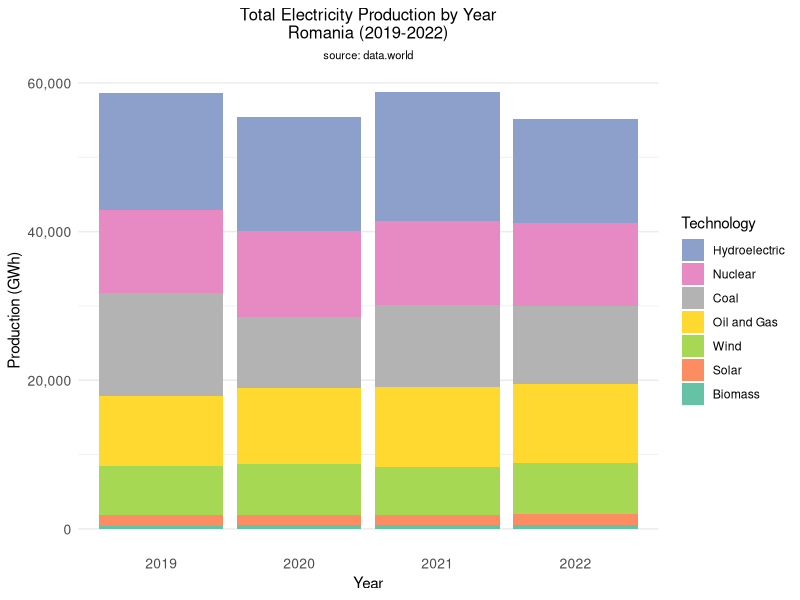
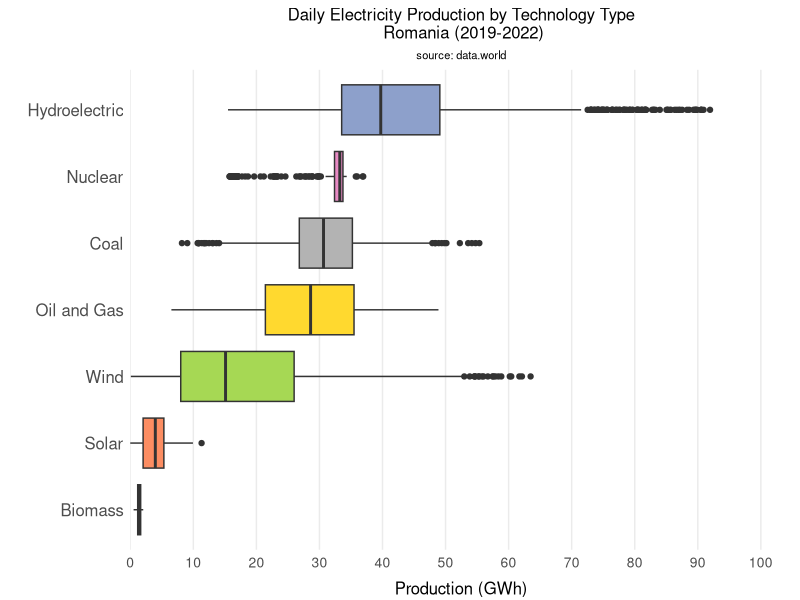
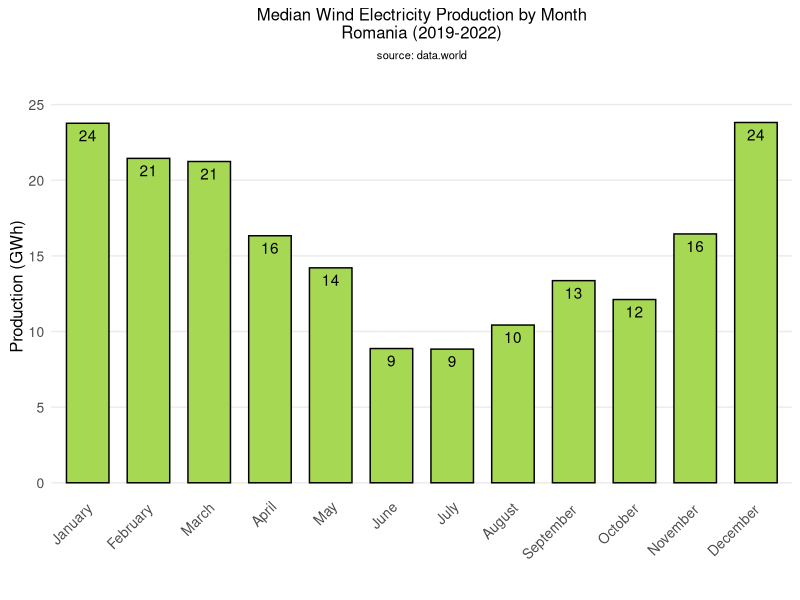
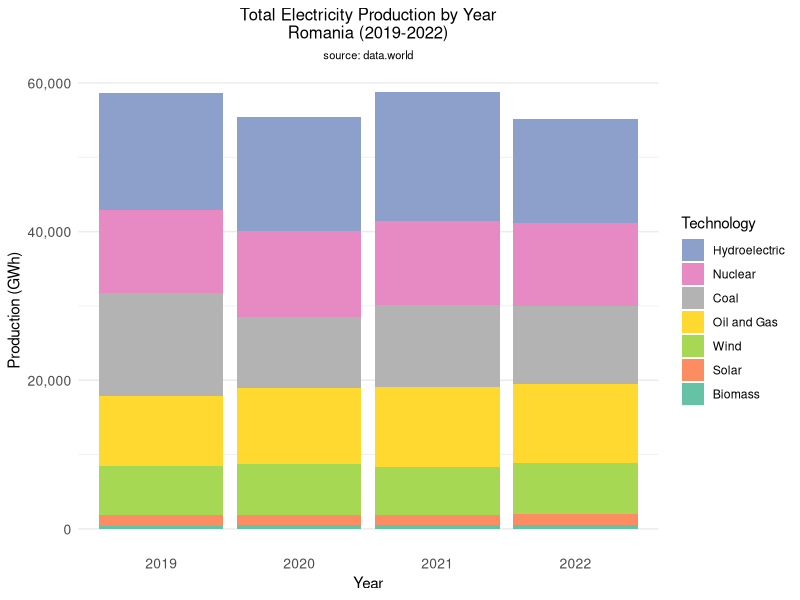
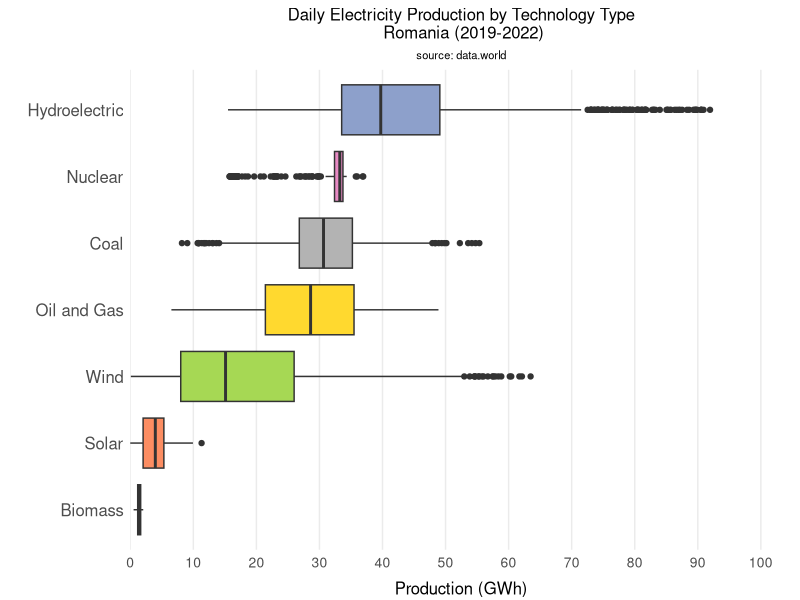
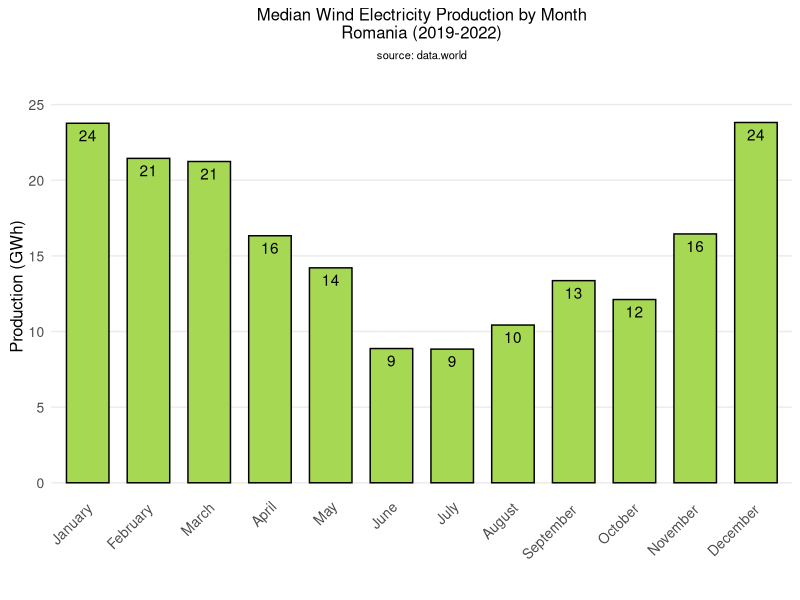

The R source for these figures, in order:
## ---- chunk 1
#initial setup & files
library(RColorBrewer)
library(plyr)
library(reshape2)
library(tidyverse)

setwd("/Users/home/Downloads/5. Github Public Repos/Daily-Electricity-in-Romania--2019-2023--EDA")

romaniaElectricity <- read.csv("datasets/daily_electricity_data.csv")
romaniaElectricity <- romaniaElectricity %>%
  mutate(DateTime = as.Date(DateTime)) %>%
  filter(DateTime < "2023-01-01") #keeping the data exactly for 4 years (2019-2022)
## ---- chunk 2
#Total Production by Year

productionByYear <- romaniaElectricity %>%
  mutate(Year = format(DateTime, "%Y")) %>%
  group_by(Year) %>%
  mutate(Consumption = sum(Consumption),
    Production = sum(Production),
    Nuclear = sum(Nuclear),
    Wind = sum(Wind),
    Hydroelectric = sum(Hydroelectric),
    "Oil and Gas" = sum(Oil.and.Gas),
    Coal = sum(Coal),
    Solar = sum(Solar),
    Biomass = sum(Biomass)) %>%
  mutate_if(is.numeric, function(x){x / 1000}) %>%
  select(-DateTime, -Consumption, -Oil.and.Gas) %>%
  summarise_all(mean)

productionByYear <- melt(productionByYear, 
                         id.vars = c("Year", "Production"),
                         variable.name = "Technology",
                         value.name = "Technology_Production") %>%
  arrange(Year)

ggplot(productionByYear, aes(x = Year, y = Technology_Production,
                             fill = fct_reorder(Technology, Technology_Production, 
                                                .desc = TRUE))) + 
  geom_bar(stat = "identity") +
  scale_y_continuous(labels = scales::comma) +
  labs(x = "Year",
       y = "Production (GWh)",
       title = "Total Electricity Production by Year\nRomania (2019-2022)",
       subtitle = "source: data.world",
       fill = "Technology") +
  scale_fill_manual(values=c("#8DA0CB", "#E78AC3", "#B3B3B3", "#FFD92F",
                             "#A6D854", "#FC8D62", "#66C2A5")) +
  theme_minimal() +
  theme(plot.title = element_text(size = 12, hjust=0.5),
        plot.subtitle = element_text(size = 8, hjust=0.5),
        panel.grid.major.x = element_blank(),
        axis.text.y = element_text(size = 10),
        axis.text.x = element_text(size = 10))

#save the graph
ggsave("outputs/graph1.jpg", width = 1920, height = 1080, units = "px")
## ---- chunk 3
#Production by Technology Type

productionByTechnology <- melt(romaniaElectricity,
                               id.vars = c("DateTime", "Consumption", "Production"),
                               variable.name = "Technology",
                               value.name = "Technology_Production") %>%
  mutate(Technology_Production = Technology_Production / 1000) %>% #transform to GWh
  arrange(DateTime) %>%
  group_by(Technology) %>%
  mutate(Median_Production = median(Technology_Production)) %>%
  ungroup()

#changing one of the levels
productionByTechnology$Technology <- revalue(productionByTechnology$Technology,
                                             c("Oil.and.Gas" = "Oil and Gas"))

#sorting the levels in factor
productionByTechnology$Technology <- fct_reorder(productionByTechnology$Technology, productionByTechnology$Median_Production)

ggplot(productionByTechnology, aes(x = Technology_Production, y = Technology, fill = Technology)) +
  geom_boxplot() +
  scale_x_continuous(limits = c(0,105), 
                     breaks = c(0,10,20,30,40,50,60,70,80,90,100), 
                     expand = c(0,0)) +
  labs(title = "Daily Electricity Production by Technology Type\n Romania (2019-2022)",
       subtitle = "source: data.world",
       x = "Production (GWh)",
       y = "") + 
  scale_fill_manual(values=c("#66C2A5", "#FC8D62", "#A6D854", "#FFD92F",
                             "#B3B3B3", "#E78AC3", "#8DA0CB")) +
  theme_minimal() +
  theme(plot.title = element_text(size = 12, hjust=0.5),
        plot.subtitle = element_text(size = 8, hjust=0.5),
        axis.text.y = element_text(size = 12),
        axis.text.x = element_text(size = 10),
        axis.title.x = element_text(size = 12, vjust = -0.5),
        legend.position = "none",
        panel.grid.minor.x = element_blank(),
        panel.grid.major.y = element_blank(),
        panel.grid.minor.y = element_blank())

#save the graph
ggsave("outputs/graph2.jpg", width = 1920, height = 1080, units = "px")
## ---- chunk 4
#Wind Production by Month

windProductionByMonth <- romaniaElectricity %>%
  select(DateTime, Wind) %>%
  mutate(Month = format(DateTime, "%m")) %>%
  group_by(Month) %>%
  mutate(Wind_Month_Median = median(Wind) / 1000) %>% #GWh
  select(-DateTime, -Wind) %>%
  mutate(Month = factor(Month, 
                        levels = c("01", "02", "03", "04", "05", "06",
                                   "07", "08", "09", "10", "11", "12"),
                        labels = c("January", "February", "March",
                                   "April", "May", "June",
                                   "July", "August", "September",
                                   "October", "November", "December"))) %>%
  summarise_all(mean)

ggplot(windProductionByMonth, aes(x = Month, y = Wind_Month_Median)) +
  geom_bar(stat = "identity", width = 0.7, fill = "#A6D854", color = "#000000") +
  scale_y_continuous(limits = c(0,26), breaks = c(0,5,10,15,20,25)) +
  labs(title = "Median Wind Electricity Production by Month\nRomania (2019-2022)",
       subtitle = "source: data.world",
       x = "",
       y = "Production (GWh)") +
  theme_minimal() +
  theme(plot.title = element_text(size = 12, hjust=0.5),
        plot.subtitle = element_text(size = 8, hjust=0.5),
        axis.text.x = element_text(size = 10, angle = 45, vjust = 1.2, hjust = 1.1),
        axis.text.y = element_text(size = 10),
        axis.title.y = element_text(size = 12, vjust = 0.5),
        panel.grid.major.x = element_blank(),
        panel.grid.minor.y = element_blank()) +
  geom_text(aes(label = round(Wind_Month_Median)), vjust = 1.5)
  

#save the graph
ggsave("outputs/graph3.jpg", width = 1920, height = 1080, units = "px")
